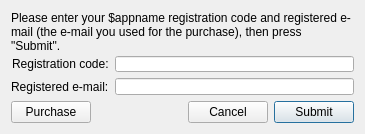
<?xml version="1.0" encoding="UTF-8"?>
<ui version="4.0">
 <class>RegSubmitDialog</class>
 <widget class="QDialog" name="RegSubmitDialog">
  <property name="geometry">
   <rect>
    <x>0</x>
    <y>0</y>
    <width>365</width>
    <height>134</height>
   </rect>
  </property>
  <property name="windowTitle">
   <string>Enter your registration code</string>
  </property>
  <layout class="QVBoxLayout" name="verticalLayout">
   <item>
    <widget class="QLabel" name="promptLabel">
     <property name="text">
      <string>Please enter your $appname registration code and registered e-mail (the e-mail you used for the purchase), then press &quot;Submit&quot;.</string>
     </property>
     <property name="alignment">
      <set>Qt::AlignLeading|Qt::AlignLeft|Qt::AlignTop</set>
     </property>
     <property name="wordWrap">
      <bool>true</bool>
     </property>
    </widget>
   </item>
   <item>
    <layout class="QFormLayout" name="formLayout">
     <property name="sizeConstraint">
      <enum>QLayout::SetNoConstraint</enum>
     </property>
     <property name="fieldGrowthPolicy">
      <enum>QFormLayout::ExpandingFieldsGrow</enum>
     </property>
     <property name="labelAlignment">
      <set>Qt::AlignRight|Qt::AlignTrailing|Qt::AlignVCenter</set>
     </property>
     <property name="formAlignment">
      <set>Qt::AlignLeading|Qt::AlignLeft|Qt::AlignTop</set>
     </property>
     <item row="0" column="0">
      <widget class="QLabel" name="label_2">
       <property name="text">
        <string>Registration code:</string>
       </property>
      </widget>
     </item>
     <item row="1" column="0">
      <widget class="QLabel" name="label_3">
       <property name="text">
        <string>Registered e-mail:</string>
       </property>
      </widget>
     </item>
     <item row="0" column="1">
      <widget class="QLineEdit" name="codeEdit"/>
     </item>
     <item row="1" column="1">
      <widget class="QLineEdit" name="emailEdit"/>
     </item>
    </layout>
   </item>
   <item>
    <layout class="QHBoxLayout" name="horizontalLayout">
     <item>
      <widget class="QPushButton" name="purchaseButton">
       <property name="text">
        <string>Purchase</string>
       </property>
       <property name="autoDefault">
        <bool>false</bool>
       </property>
      </widget>
     </item>
     <item>
      <spacer name="horizontalSpacer">
       <property name="orientation">
        <enum>Qt::Horizontal</enum>
       </property>
       <property name="sizeHint" stdset="0">
        <size>
         <width>40</width>
         <height>20</height>
        </size>
       </property>
      </spacer>
     </item>
     <item>
      <widget class="QPushButton" name="cancelButton">
       <property name="sizePolicy">
        <sizepolicy hsizetype="Fixed" vsizetype="Fixed">
         <horstretch>0</horstretch>
         <verstretch>0</verstretch>
        </sizepolicy>
       </property>
       <property name="text">
        <string>Cancel</string>
       </property>
       <property name="autoDefault">
        <bool>false</bool>
       </property>
      </widget>
     </item>
     <item>
      <widget class="QPushButton" name="submitButton">
       <property name="sizePolicy">
        <sizepolicy hsizetype="Fixed" vsizetype="Fixed">
         <horstretch>0</horstretch>
         <verstretch>0</verstretch>
        </sizepolicy>
       </property>
       <property name="text">
        <string>Submit</string>
       </property>
       <property name="autoDefault">
        <bool>false</bool>
       </property>
       <property name="default">
        <bool>true</bool>
       </property>
      </widget>
     </item>
    </layout>
   </item>
  </layout>
 </widget>
 <resources/>
 <connections>
  <connection>
   <sender>cancelButton</sender>
   <signal>clicked()</signal>
   <receiver>RegSubmitDialog</receiver>
   <slot>reject()</slot>
   <hints>
    <hint type="sourcelabel">
     <x>260</x>
     <y>159</y>
    </hint>
    <hint type="destinationlabel">
     <x>198</x>
     <y>97</y>
    </hint>
   </hints>
  </connection>
 </connections>
</ui>
